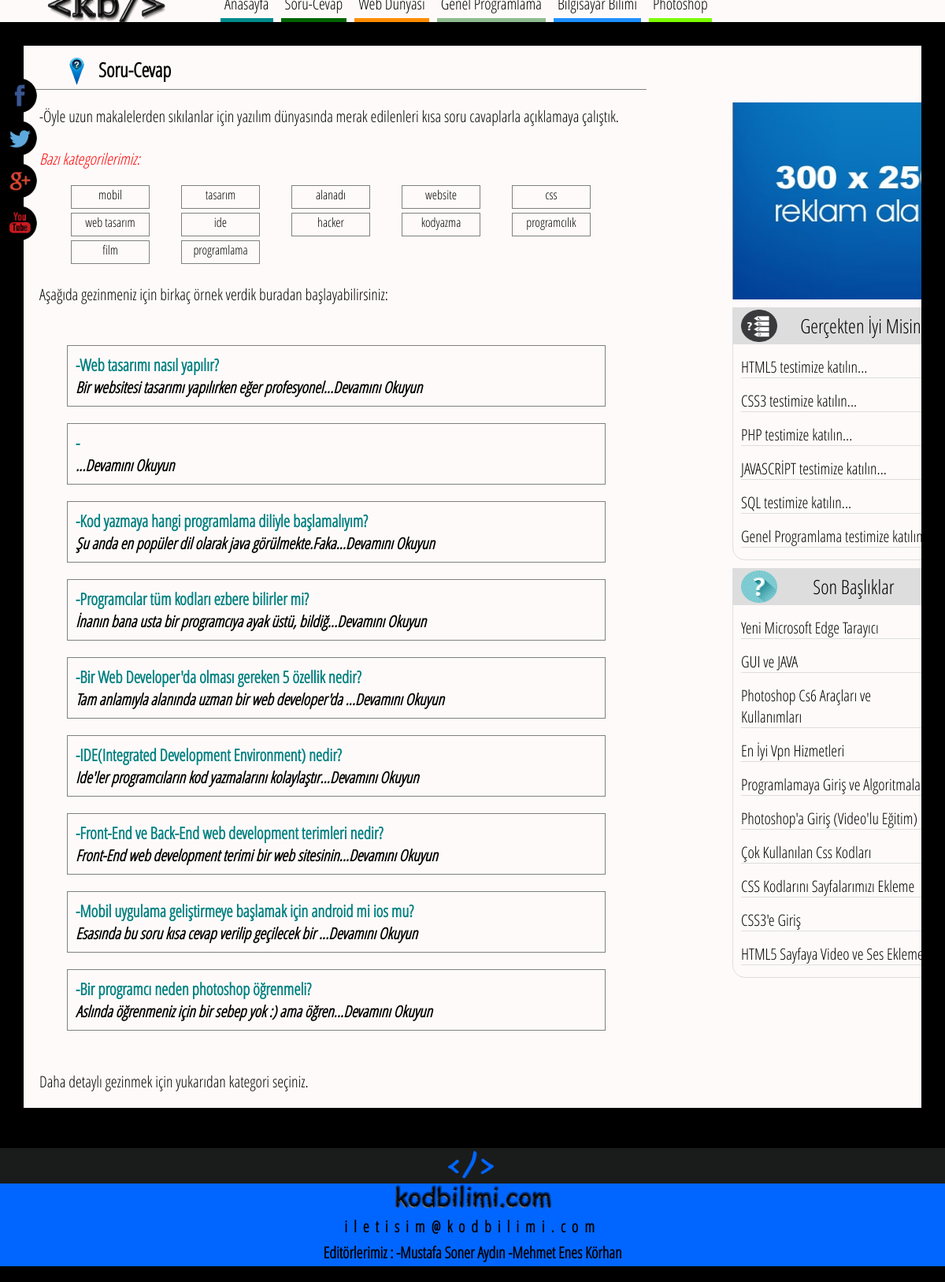
/soru-cevap/index.php, run on the app's committed database.
### tables this page shows
CREATE TABLE IF NOT EXISTS `soru` (
  `soru` text NOT NULL,
  `cevap` text NOT NULL,
  `tarih` timestamp NOT NULL DEFAULT CURRENT_TIMESTAMP,
  `soru_id` int(11) NOT NULL AUTO_INCREMENT,
  `kategori` varchar(80) NOT NULL,
  `alt_kategori` varchar(20) NOT NULL,
  `okunma` int(11) NOT NULL,
  `kategori_id` int(11) NOT NULL,
  `resim_url` varchar(80) NOT NULL,
  PRIMARY KEY (`soru_id`)
);

CREATE TABLE IF NOT EXISTS `konular` (
  `konu_id` int(11) NOT NULL AUTO_INCREMENT,
  `yayin_tarihi` timestamp NOT NULL DEFAULT CURRENT_TIMESTAMP,
  `konu_baslik` text NOT NULL,
  `konu_icerik` text NOT NULL,
  `kategori` text NOT NULL,
  `okunma` int(11) NOT NULL,
  `alt_kategori` varchar(80) NOT NULL,
  `konu_resmi` varchar(80) NOT NULL,
  PRIMARY KEY (`konu_id`)
);

### soru-cevap/index.php (the view, shortened to what this page needs)
<!DOCTYPE html>
<html lang="tr-TR">
 <head>
  <link href='../kodlar/font.css' rel='stylesheet' type='text/css' />
  <link rel="stylesheet" type="text/css" href="tasarim.css" />
 </head>
  <body style="margin-top:<?php $tar=$_SERVER['HTTP_USER_AGENT']; if(stripos($tar,"firefox")){echo "-23px";} else{echo "-20px";} ?>;">
     <?php
    require("../kodlar/menu.php");echo '<style type="text/css">#menu{position:fixed;}</style>';
	include("../kodlar/icon_socials.php");
     ?>
  <br />
  <section>
   <div id ="ana">
    <div id="icerik">
     <div class="anabaslik"><img src="../img/soru_is.png" alt="soru-cevap simgesi" width="35" height="35" style="margin-top:15px;margin-right:10px;margin-bottom:5px;float:left;" /><h1 style="font-size:25px;line-height:18px;margin-bottom:15px;"> Soru-Cevap</h1></div>
	 <p class="aciklama">-Öyle uzun makalelerden sıkılanlar için yazılım dünyasında merak edilenleri kısa soru cavaplarla açıklamaya çalıştık.<br /><br /><i>Bazı kategorilerimiz:</i></p>
	  <ul class="kategoriler">
	   <?php
         $sqlsorgu = mysql_query("SELECT * FROM istatistik");
		 $yazdir=mysql_fetch_array($sqlsorgu);
		 $kategori_sayisi=$yazdir['soru_kategori_sayisi'];
		 $rastgele_dizi=array();
		 for ($i = 0; $i < 12; $i++)
            {
                $rastgele_dizi[$i] = rand(1,$kategori_sayisi);
            }
		 $durum1 = true;
            while ($durum1 == true)
            {
                $durum1 = false;
                for ($i = 0; $i < 11; $i++)
                {
                    for ($j = $i + 1; $j < 12; $j++)
                    {
                        while ($rastgele_dizi[$i] == $rastgele_dizi[$j]) { $rastgele_dizi[$i] = rand(1, $kategori_sayisi); $durum1 = true; }
                    }
                }
            }
		 for($i=0;$i<12;$i++){
		 $sqlsorgu = mysql_query("SELECT * FROM soru where kategori_id=".$rastgele_dizi[$i]."");
		 $yazdir=mysql_fetch_array($sqlsorgu);
		 $kategori=$yazdir['alt_kategori'];
		 $url=seo($kategori);
          echo '<li><a class="menu_link2" href="./kategoriler/'.$url.'-t'.$rastgele_dizi[$i].'s1.html" title="'.$kategori.' kategorisinden soruları sıralayın" >'.$kategori.'</a></li>';
		 }
		 echo '</ul>';
	     echo '<br /><p class="aciklama">Aşağıda gezinmeniz için birkaç örnek verdik buradan başlayabilirsiniz:</p>';
	   ?>
          <div class="sorular">
		    <?php
			$sqlsorgu = mysql_query("SELECT * FROM soru");
		    $soru_sayisi=mysql_num_rows($sqlsorgu);
		    $rastgele_baslangic=rand(1,$soru_sayisi-9);
			for($i=$rastgele_baslangic;$i<$rastgele_baslangic+9;$i++){
			$sqlsorgu = mysql_query("SELECT * FROM soru where soru_id=".$i."");
			$yazdir=mysql_fetch_array($sqlsorgu);
			$url=seo($yazdir['soru']);
			echo '<a class="menu_link" title="'.$yazdir['soru'].'" href="../soru-cevap/'.$url.'-t'.$yazdir['soru_id'].'.html"><p class="soru">-'.$yazdir['soru'].'<br /><em class="sss"> '.mb_substr(strip_tags($yazdir['cevap']), 0, 50,'UTF-8').'...Devamını Okuyun</em></p></a>';
			}
			?>
	      </div>
		      <?php include("../kodlar/reklam.php"); ?>
	          <?php include("../kodlar/yan_test.php"); ?>
              <?php include("../kodlar/son_basliklar.php"); ?>
		  <p class="aciklama2">Daha detaylı gezinmek için yukarıdan kategori seçiniz.</p>
    </div>
    <?php
     function SEO($text) {
     $tr = array('ş','Ş','ı','İ','ğ','Ğ','ü','Ü','ö','Ö','Ç','ç',' ','?','!','*','/','=',':','(',')');
     $eng = array('s','s','i','i','g','g','u','u','o','o','c','c','-','-','-','-','-','-','-','-','-');
     $text = str_replace($tr,$eng,$text);
     $text = strtolower($text);
     return $text;
     }
    ?>
   </div>
  </section>
  <?php require("../kodlar/footer.php"); ?>
 </body>
</html>

### kodlar/son_basliklar.php (shortened to what this page needs)
<link rel="stylesheet" type="text/css" title="Main" media="screen,print" href="<?php if(isset($durum)){echo '../../kodlar/son_basliklarstil.css';}else{echo '../kodlar/son_basliklarstil.css';} ?>" />
<div id="yan">
    <h4 class="yanbaslik1">Son Başlıklar </h4>
     <?php
     $sqlsorgu = mysql_query("SELECT * FROM konular Order By yayin_tarihi desc limit 10");
  $ilk=1;
     while($yazdir=mysql_fetch_array($sqlsorgu)){
     $metin = $yazdir['konu_baslik'];
  $id = $yazdir['konu_id'];
  $kategori=$yazdir['kategori'];
  $konu_basligi=$metin;
     $url=SEO($konu_basligi);
  if($ilk==1){$ilk=5;}else{$ilk=-10;}
  $konuresmi=$yazdir['konu_resmi'];
  echo '<a class="menu_link" href="../'.$kategori.'/'.$url.'-t'.$id.'.html" title="'.$konu_basligi.'"><img src="'.$konuresmi.'" width="50" height="35" alt="'.$konu_basligi.'" style="border-radius:50px;float:right;margin-right:5px;margin-top:'.$ilk.'px" /><h3 class="dikkatceken">'.$konu_basligi.'</h3></a>';}
      ?>
 </div>

### soru-cevap/tasarim.css (style rules this page uses)
#icerik { font-family:"open sans condensed" ; background-color:snow; overflow:hidden; float:left; position:relaitive; width:100%; height:auto; min-height:900px; box-sizing:border-box; }
#ana { cursor:default; min-height:500px; width:95%; margin:60px auto; font-family:"open sans condansed"; }
.menu_link2,.menu_link { color:black; text-decoration:none; }
.dikkatceken { font-size:20px; color:black; margin-left:10px; border-bottom:1px solid #ddd; margin-top:15px; margin-bottom:15px; font-weight:lighter; }
.anabaslik { cursor:default; padding-left:50px; float:left; position:relaitive; width:65%; height:auto; border-bottom:1px inset gray; }
.aciklama,.aciklama2 { cursor:default; margin-left:20px; float:left; position:relaitive; font-size:15px; width:65%; font-size:20px; height:auto; }
.kategoriler { width:68%; list-style:none; position:relaitive; float:left; margin:auto; }
.kategoriler li { margin-bottom:5px; margin-left:20px; margin-right:20px; box-sizing:border-box; text-align:center; position:relaitive; float:left; border:1px gray solid; height:30px; width:100px; transition-duration:0.3s; }
i { color:red; }
.sss { color:black;font-size:20px; }
.sorular { float:left; padding:10px 55px; height:auto; width:60%; font-size:21px; }
.soru { font-weight:900; border:1px solid gray; padding:10px; transition-duration:0.5s; color:teal; }
body { background-color:black; width:100%; height:100%; margin:auto; }

### kodlar/son_basliklarstil.css (style rules this page uses)
#yan { margin-top:10px; margin-left:900px; font-family:"open sans condensed" ; border-bottom-left-radius:1em; border-bottom-right-radius:1em; background-size:100% 100%; overflow:hidden; width:27%; box-sizing:border-box; -webkit-box-sizing:border-box; border:1px solid #ddd; }
.yanbaslik1 { background-color:#ddd; background-image:url(../img/dikkat.png); background-repeat:no-repeat; text-align:center; font-size:25px; border-bottom:1px inset #ddd; margin:0px; line-height:5px; padding:20px; overflow:auto; font-weight:lighter; background-position:10px; background-size:15% 90%; }

### data on the page
soru: alt_kategori "mobil", soru "Mobil uygulama geliştirmeye başlamak için android mi ios mu?", cevap "Esasında bu soru kısa cevap verilip geçilecek bir"
soru: alt_kategori "tasarım", soru "Bir programcı neden photoshop öğrenmeli?", cevap "Aslında öğrenmeniz için bir sebep yok :) ama öğren"
soru: alt_kategori "alanadı"
soru: alt_kategori "website"
soru: alt_kategori "css"
soru: alt_kategori "web tasarım", soru "Web tasarımı nasıl yapılır?", cevap "Bir websitesi tasarımı yapılırken eğer profesyonel"
soru: alt_kategori "ide", soru "IDE(Integrated Development Environment) nedir?", cevap "Ide'ler programcıların kod yazmalarını kolaylaştır"
soru: alt_kategori "hacker"
soru: alt_kategori "kodyazma", soru "Kod yazmaya hangi programlama diliyle başlamalıyım?", cevap "Şu anda en popüler dil olarak java görülmekte.Faka"
soru: alt_kategori "programcılık", soru "Bir Web Developer'da olması gereken 5 özellik nedir?", cevap "Tam anlamıyla alanında uzman bir web developer'da"
soru: alt_kategori "film"
soru: alt_kategori "programlama", soru "Front-End ve Back-End web development terimleri nedir?", cevap "Front-End web development terimi bir web sitesinin"
soru: soru "Programcılar tüm kodları ezbere bilirler mi?", cevap "İnanın bana usta bir programcıya ayak üstü, bildiğ"
konular: konu_baslik "Yeni Microsoft Edge Tarayıcı"
konular: konu_baslik "GUI ve JAVA"
konular: konu_baslik "Photoshop Cs6 Araçları ve Kullanımları"
konular: konu_baslik "En İyi Vpn Hizmetleri"
konular: konu_baslik "Programlamaya Giriş ve…"
konular: konu_baslik "Photoshop'a Giriş (Video'lu Eğitim)"
konular: konu_baslik "Çok Kullanılan Css Kodları"
konular: konu_baslik "CSS Kodlarını Sayfalarımızı Ekleme"
konular: konu_baslik "CSS3'e Giriş"
konular: konu_baslik "HTML5 Sayfaya Video ve Ses…"
